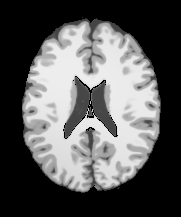
#> input picture t1_pn0_img.png, 181 x 217 px; its folder holds only this picture in this run
$ python Image_processing.py   (older library calls are emulated)
#> lines starting #> are read from the running program, lines starting #| are printed output that depends on the picture; after the words box and inside, x2 and y2 are one past the last pixel; in counts of white or black regions, pixels touching at a corner belong together
"""


"""

import os
import glob
import cv2
import numpy as np
import copy
from matplotlib import pyplot as plt

"""
def histogram_equalize(img):
    b, g, r = cv2.split(img)
    red = cv2.equalizeHist(r)
    green = cv2.equalizeHist(g)
    blue = cv2.equalizeHist(b)
    return cv2.merge((blue, green, red))

os.chdir('/home/zhewei/Zhewei/CamVid/val/')
for files in glob.glob('*.png'):
    print (files)
    img = cv2.imread(files)
    img = histogram_equalize(img)

    # [18 lines of commented-out code are left out]
    cv2.imwrite('/home/zhewei/Zhewei/CamVid/val_EB/'+files, img)

"""


"""
# for ground truth, the label is from 0 to 11, But it has 10 classes for total
os.chdir('/home/zhewei/Zhewei/CamVid_MultiScale/valannot/')
for files in glob.glob('*.png'):
    img = cv2.imread(files, cv2.IMREAD_GRAYSCALE)
    #tmp = copy.deepcopy(img)
    all_pixel = list()
    for i in range(img.shape[0]):
        for j in range(img.shape[1]):
            all_pixel.append(img[i,j])
            #tmp[i,j] = img[i,j]*10

    class_list = list(set(all_pixel))
    # to visualize the image
    #cv2.imwrite('contrast.png', tmp)

    for classNO, classPixel in enumerate(class_list):
        tmp = copy.deepcopy(img)
        for i in range(tmp.shape[0]):
            for j in range(tmp.shape[1]):
                if img[i,j] != classPixel:
                    tmp[i,j] = 0
                else:
                    tmp[i,j] = 255

        # gaussian twice to get 1/4 size
        blur = cv2.GaussianBlur(tmp, (5,5), 0)
        Half_size = cv2.resize(blur, (0,0), fx=0.5, fy=0.5)
        blur2 = cv2.GaussianBlur(Half_size, (5,5), 0)
        Quarter_size = cv2.resize(blur2, (0,0), fx=0.5, fy=0.5)
        Quarter_size = Quarter_size.reshape((1,Quarter_size.shape[0], Quarter_size.shape[1]))
        if classNO == 0:
            stack_img = Quarter_size
        else:
            stack_img = np.concatenate((stack_img, Quarter_size), axis=0)


    # go back to grey image
    final_img = np.zeros((stack_img.shape[1], stack_img.shape[2]),dtype=np.int)
    for i_s in range(stack_img.shape[1]):
        for j_s in range(stack_img.shape[2]):
            tmp_array = stack_img[:,i_s,j_s]
            max_index = np.argmax(tmp_array)
            final_img[i_s, j_s] = class_list[max_index]
            #print tmp_array

    cv2.imwrite('/home/zhewei/Zhewei/CamVid_MultiScale/valannot_small/'+files, final_img)
    #cv2.imwrite('final.png', final_img)
    print files

"""


"""
os.chdir ('/home/zhewei/Zhewei/CamVid_MultiScale/test/')
for files in glob.glob('*.png'):
    print (files)
    img = cv2.imread(files)
    print (img.shape)
    norm_img = copy.deepcopy(img)

    blur = cv2.GaussianBlur(norm_img, (5,5), 0)
    Half_size = cv2.resize(blur, (0,0), fx=0.5, fy=0.5)
    blur2 = cv2.GaussianBlur(Half_size, (5,5), 0)
    Quarter_size = cv2.resize(blur2, (0,0), fx=0.5, fy=0.5)

    norm_img = cv2.normalize(Quarter_size, dst=norm_img, alpha=0, beta=1, norm_type=cv2.NORM_MINMAX, dtype=cv2.CV_32F)
    norm_img = np.uint8(norm_img*255)
    clahe = cv2.createCLAHE(clipLimit=3.0, tileGridSize=(4,4))
    cl1 = clahe.apply(norm_img[:,:,0])
    cl2 = clahe.apply(norm_img[:,:,1])
    cl3 = clahe.apply(norm_img[:,:,2])
    cl = cv2.merge((cl1, cl2, cl3))
    # [4 lines of commented-out code are left out]
    cv2.imwrite('/home/zhewei/Zhewei/CamVid_MultiScale/test_small/'+files, cl)
"""


os.chdir ('/home/zhewei/Zhewei/CamVid_MultiScale/trainannot/')
for files in glob.glob('*.png'):
    print (files)
    img = cv2.imread(files,0)
#> img is the input picture: shape (217, 181); min 0, max 238, mean 88.8
    #tmp = copy.deepcopy(img)
    print (img.shape)
#| (217, 181)
    all_pixel = list()
    for i in range(img.shape[0]):
        for j in range(img.shape[1]):
            all_pixel.append(img[i,j])
#> after the loop, all_pixel = 39277 items
            #tmp[i,j] = img[i,j]*10

    class_list = list(set(all_pixel))
#> class_list = 201 values from 0 to 238
    for classNO, classPixel in enumerate(class_list):
        tmp = copy.deepcopy(img)
        for i in range(tmp.shape[0]):
            for j in range(tmp.shape[1]):
                if img[i,j] != classPixel:
                    tmp[i,j] = 0
                else:
                    tmp[i,j] = 255

        blur = cv2.GaussianBlur(tmp, (5,5), 0)
        Half_size = cv2.resize(blur, (0,0), fx=0.5, fy=0.5)
        blur2 = cv2.GaussianBlur(Half_size, (5,5), 0)
        Quarter_size = cv2.resize(blur2, (0,0), fx=0.5, fy=0.5)

        norm_img = cv2.normalize(Quarter_size, dst=tmp, alpha=0, beta=1, norm_type=cv2.NORM_MINMAX, dtype=cv2.CV_32F)
        norm_img = np.uint8(norm_img*255)
        clahe = cv2.createCLAHE(clipLimit=3.0, tileGridSize=(4,4))
        cl1 = clahe.apply(norm_img)
        cl1 = cl1.reshape((1, cl1.shape[0], cl1.shape[1]))
        if classNO == 0:
            stack_img = cl1
        else:
            stack_img = np.concatenate((stack_img, cl1), axis=0)
#> this loop made 201 passes
#> classPixel on passes 1 to 3: 0, 36, 38
#> pass 1, `blur = cv2.GaussianBlur(tmp, (5,5), 0)`:
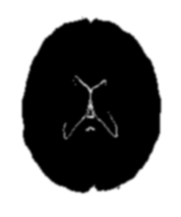
#> blur: shape (217, 181); min 0, max 255, mean 132.1
#> pass 1, `Half_size = cv2.resize(blur, (0,0), fx=0.5, fy=0.5)`:
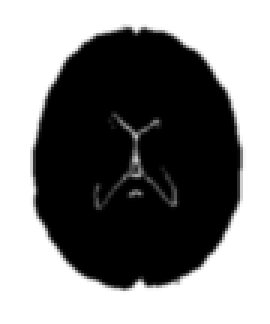
#> Half_size: shape (108, 90) (shown 3 times larger); min 0, max 255, mean 130.8
#> pass 1, `blur2 = cv2.GaussianBlur(Half_size, (5,5), 0)`:
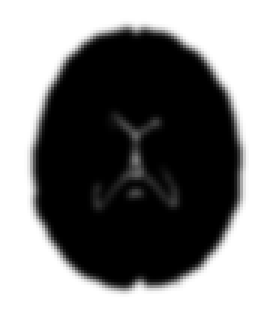
#> blur2: shape (108, 90) (shown 3 times larger); min 0, max 255, mean 130.8
#> pass 1, `Quarter_size = cv2.resize(blur2, (0,0), fx=0.5, fy=0.5)`:
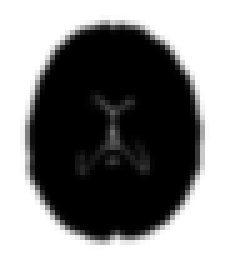
#> Quarter_size: shape (54, 45) (shown 5 times larger); min 0, max 255, mean 130.9
#> after the loop:
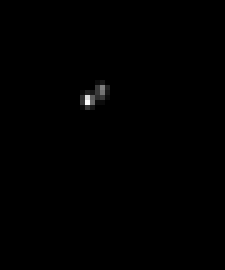
#> Quarter_size: shape (54, 45) (shown 5 times larger); min 0, max 22, mean 0.1; drawn with min black and max white
#> after the loop:
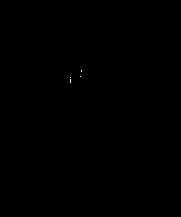
#> tmp: shape (217, 181); 0.02% white in thin lines or dots, all inside (x1, y1, x2, y2) = (70, 70, 82, 83)


    # go back to grey image
    final_img = np.zeros((stack_img.shape[1], stack_img.shape[2]),dtype=np.int)
    for i_s in range(stack_img.shape[1]):
        for j_s in range(stack_img.shape[2]):
            tmp_array = stack_img[:,i_s,j_s]
            max_index = np.argmax(tmp_array)
            final_img[i_s, j_s] = class_list[max_index]
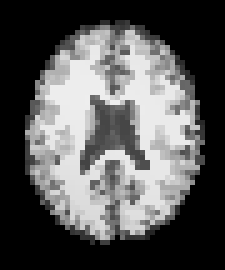
#> final_img: shape (54, 45) int64 (shown 5 times larger); min 0, max 238, mean 87
            # [5 lines of commented-out code are left out]
    cv2.imwrite('/home/zhewei/Zhewei/CamVid_MultiScale/trainannot_small/'+files, final_img)

$ run again, on t2_pn0_img.png
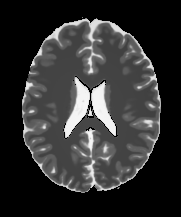
#> input picture t2_pn0_img.png, 181 x 217 px
#> img is the input picture: shape (217, 181); min 0, max 247, mean 49.2
#| (217, 181)
#> after the loop `for i in range(img.shape[0]):`: all_pixel = 39277 items
#> class_list = 187 values from 0 to 247
#> the loop `for classNO, classPixel in enumerate(class_list):` made 187 passes
#> classPixel on passes 1 to 3: 0, 61, 63
#> after the loop `for classNO, classPixel in enumerate(class_list):`:
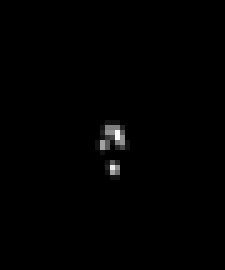
#> Quarter_size: shape (54, 45) (shown 5 times larger); min 0, max 14, mean 0.0815; drawn with min black and max white
#> after the loop `for i_s in range(stack_img.shape[1]):`:
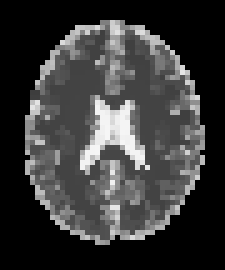
#> final_img: shape (54, 45) int64 (shown 5 times larger); min 0, max 246, mean 57.6
